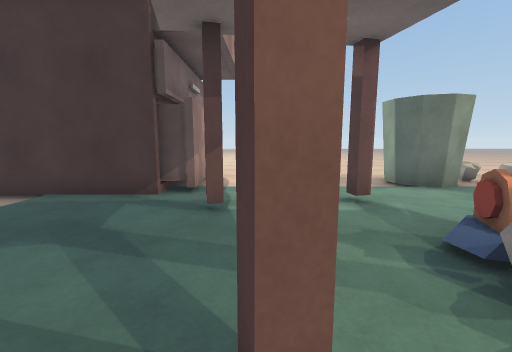
view 1 (above)

18 first-person views from a walk through a 3-D level made in the Unity game engine. The camera is 1.3 m above the floor, tilts 8° down and sees 90° across. The floor is counted in squares, 1 m on a side. Each view is taken from the middle of a square. On the plan, view 1 faces up. The plan holds only what a view shows up to about 13 squares ahead; the rest is blank. The place goes on beyond the plan. The player character is not drawn. Some animated figures are not drawn. Some surface patterns are stand-ins.

view 2
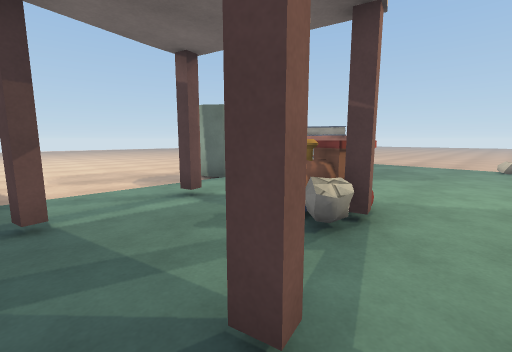

view 3
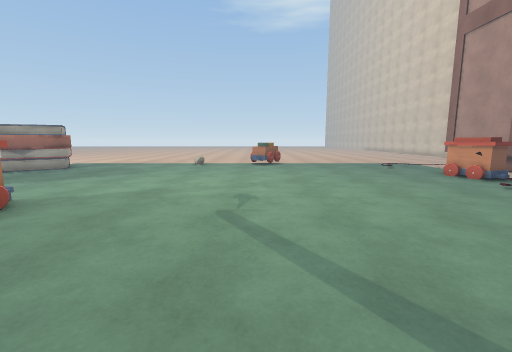

view 4
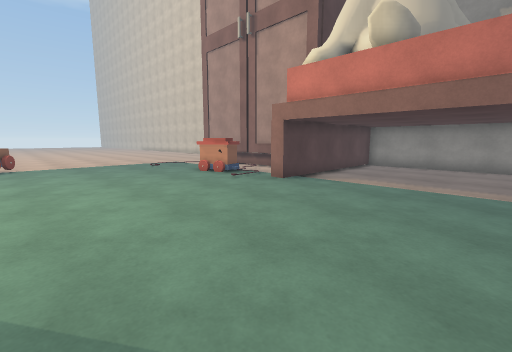

view 5
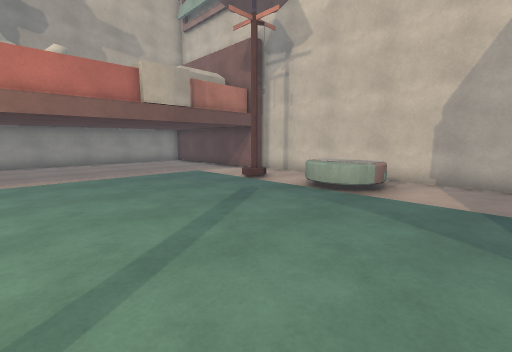

view 6
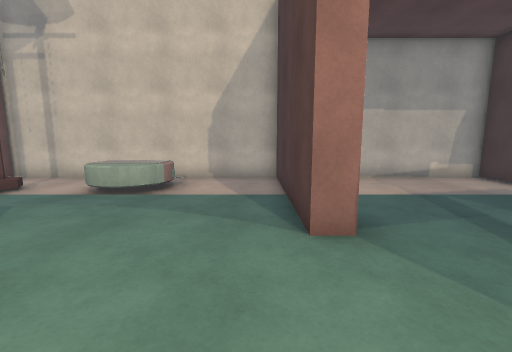

view 7
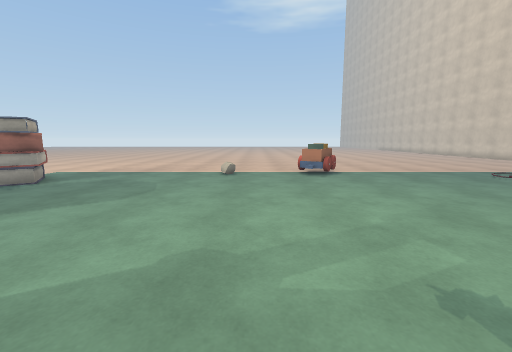

view 8
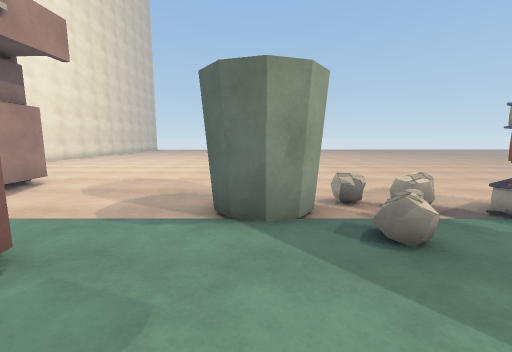

view 9
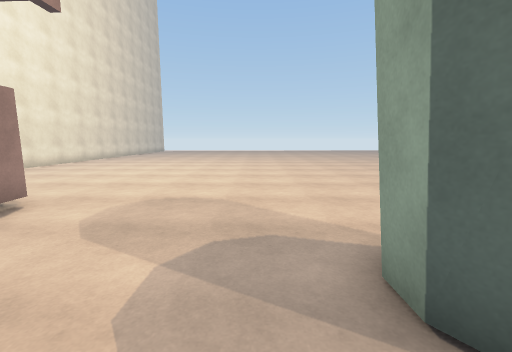

view 10
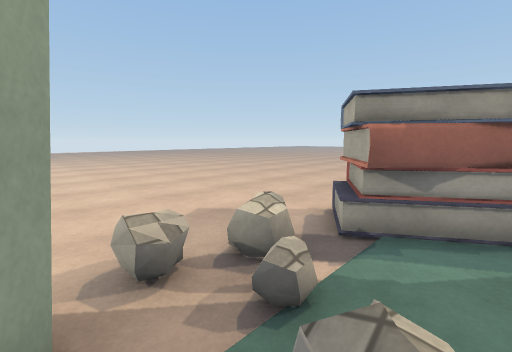

view 11
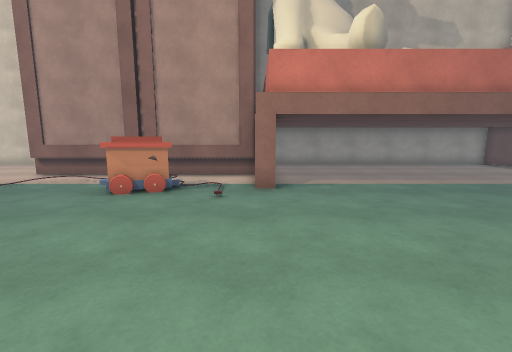

view 12
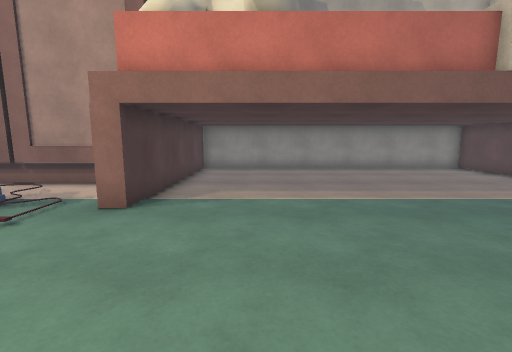

view 13
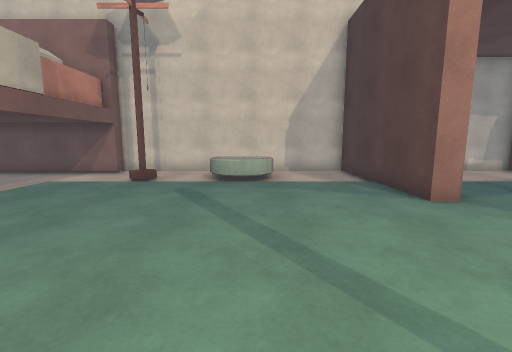

view 14
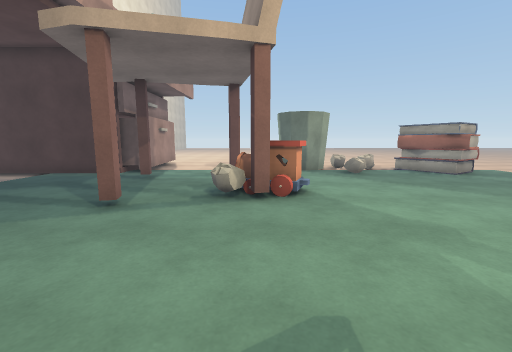

view 15
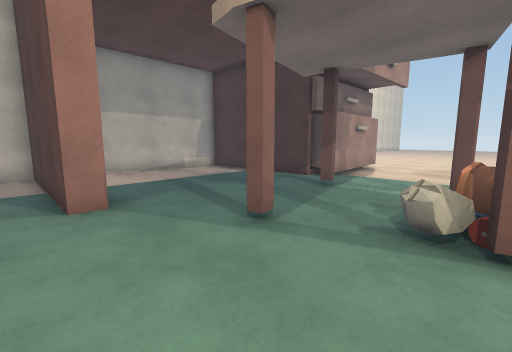

view 16
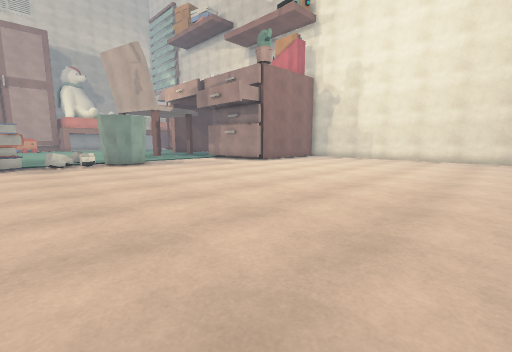

view 17
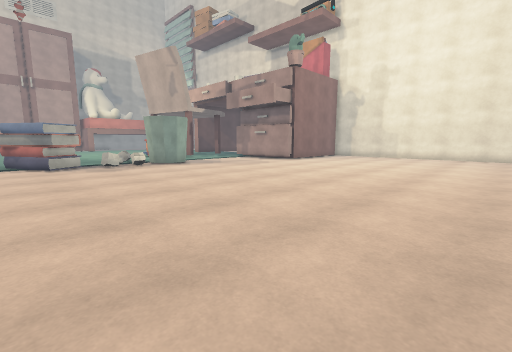

view 18
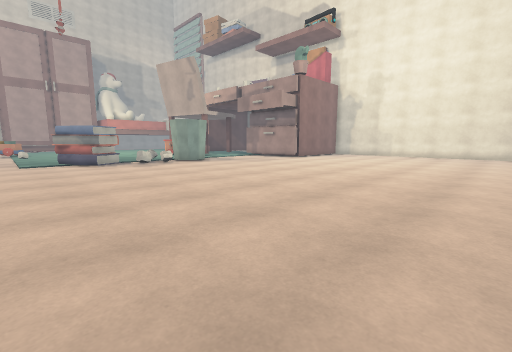

### Floor plan
Points are (right, up) in squares from view 1. A wall is a line through its corners. A room is listed if a view was taken in it or the views show most of it. See-through windows are left out.
Room 1 (views 1, 2, 3, 4, 5, 6, 7, 8, 9, 10, 11, 12, 13, 14, 15, 16, 17, 18)
walls: (3.4, 1.6) (3, 1.5) (2.9, 1.9); (6.2, 7.7) (5.7, 7.1) (5.2, 6.9) (4.5, 7.2) (4.1, 7.6) (4.1, 8.4); (0.2, 1.3) (0.3, 0.8); (0, 0.7) (-0.1, 1.2); (-0.7, 5) (-0.6, 4.6); (-0.9, 4.5) (-1, 5); (5.3, 9.1) (5.8, 8.9) (6.2, 8.3); (-2.2, 6.1) (-8.3, 6.1) (-8.3, 0.9); (-2.4, -0.5) (-2.4, -1.3) (-8.3, -1.3) (-8.3, -10.8); (-1.8, 11.3) (-1.5, 6.4) (-2.4, 6.4); (5, -13.7) (13.5, -13.7); (5, -13.9) (10.2, -13.9); (10.8, -13.9) (13.6, -13.9); (-7.6, -10.8) (-7.6, -18.2) (4.5, -18.2) (4.5, -10.8) (5.1, -10.8); (-8.3, 19.1) (-8.3, 18.2)
low walls: (7, 5.9) (6.6, 6.2); (7.2, 5.8) (6.9, 5.9) (6.6, 6.2); (8.5, 7.7) (8, 7.8) (7.8, 8.2) (8.3, 8.5); (8.4, 7.8) (8, 7.8) (7.7, 8.2); (7.7, 8.3) (8.4, 8.6); (-2.4, 7.4) (-2.4, 6.5)
objects: lamp (-6, -9); chair (2, 2) to (4, 3); wagon (7, -11) to (9, -10); books (9, 6) to (12, 8); wagon (13, -4) to (14, -3)

Positions as (right, up) in squares from view 1, and headings:
1: (0, 0), facing up
2: (-1, 0), facing up-right
3: (-1, -3), facing right
4: (-1, -4), facing down-right
5: (1, -2), facing down-left
6: (1, -2), facing left
7: (3, -1), facing right
8: (5, 3), facing up
9: (3, 6), facing up
10: (6, 6), facing up-right
11: (5, -4), facing down
12: (2, -6), facing down
13: (3, -5), facing left
14: (3, -4), facing up
15: (3, -2), facing up-left
16: (10, 23), facing down-left
17: (12, 22), facing down-left
18: (14, 23), facing down-left
